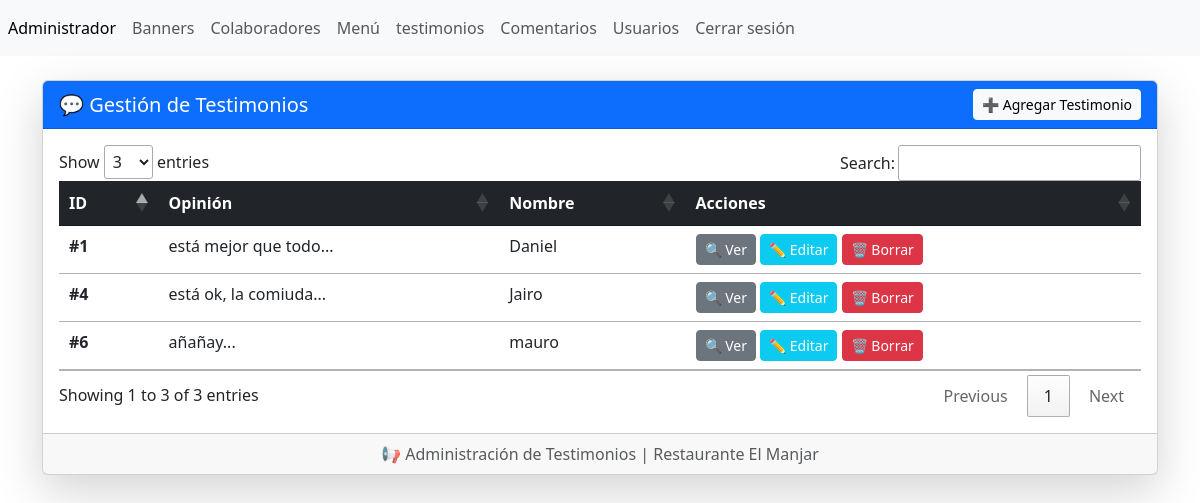
Screenshot of /admin/seccion/testimonios/index.php (signed in) with the database file from the repository.
### tables this page shows
CREATE TABLE `tbl_testimonios` (
  `ID` int(11) NOT NULL,
  `opinion` varchar(255) NOT NULL,
  `nombre` varchar(255) NOT NULL
);

### admin/seccion/testimonios/index.php (the view, shortened to what this page needs)
<?php
include("../../bd.php");
$sentencia=$conexion->prepare("SELECT * FROM `tbl_testimonios`");
$sentencia->execute();
$lista_testimonios= $sentencia->fetchAll(PDO::FETCH_ASSOC);
include ("../../templates/header.php"); ?>
<br/>
<div class="card shadow-lg">
    <div class="card-header bg-primary text-white d-flex justify-content-between align-items-center">
        <h5 class="mb-0">💬 Gestión de Testimonios</h5>
        <a class="btn btn-light btn-sm" href="crear.php" role="button">➕ Agregar Testimonio</a>
    </div>
    <div class="card-body">
        <div class="table-responsive">
            <table class="table table-hover">
                <thead class="table-dark">
                    <tr>
                        <th scope="col">ID</th>
                        <th scope="col">Opinión</th>
                        <th scope="col">Nombre</th>
                        <th scope="col">Acciones</th>
                    </tr>
                </thead>
                <tbody>
                    <?php foreach ($lista_testimonios as $value) { ?>
                        <tr>
                            <td class="fw-bold">#<?php echo $value['ID']; ?></td>
                            <td><?php echo substr($value['opinion'], 0, 50); ?>...</td>
                            <td><?php echo $value['nombre']; ?></td>
                            <td>
                                <button class="btn btn-secondary btn-sm" data-bs-toggle="modal" data-bs-target="#modal<?php echo $value['ID']; ?>">🔍 Ver</button>
                                <a class="btn btn-info btn-sm text-white" href="editar.php?txtID=<?php echo $value['ID']; ?>" role="button">✏️ Editar</a>
                                <a class="btn btn-danger btn-sm" href="index.php?txtID=<?php echo $value['ID']; ?>" role="button">🗑️ Borrar</a>
                            </td>
                        </tr>
                    <?php } ?>
                </tbody>
            </table>
        </div>
    </div>
    <div class="card-footer text-muted text-center">📢 Administración de Testimonios | Restaurante El Manjar</div>
</div>
<?php include ("../../templates/footer.php"); ?>
<link rel="stylesheet" href="https://cdn.jsdelivr.net/npm/bootstrap@5.3.0/dist/css/bootstrap.min.css">

### rows the page displays
tbl_testimonios: ID "1", opinion "está mejor que todo", nombre "Daniel"
tbl_testimonios: ID "4", opinion "está ok, la comiuda", nombre "Jairo"
tbl_testimonios: ID "6", opinion "añañay", nombre "mauro"
